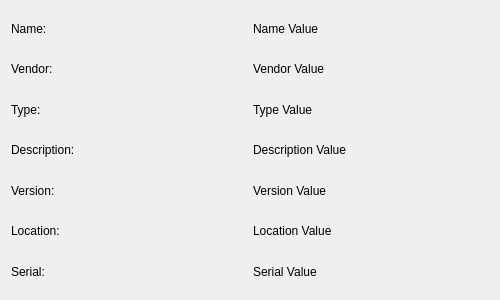
<?xml version="1.0" encoding="UTF-8"?>
<ui version="4.0">
 <class>Form</class>
 <widget class="QWidget" name="Form">
  <property name="geometry">
   <rect>
    <x>0</x>
    <y>0</y>
    <width>500</width>
    <height>300</height>
   </rect>
  </property>
  <property name="windowTitle">
   <string>Form</string>
  </property>
  <layout class="QGridLayout" name="gridLayout">
   <item row="5" column="0">
    <widget class="QLabel" name="LocationLabel">
     <property name="text">
      <string>Location:</string>
     </property>
    </widget>
   </item>
   <item row="4" column="1">
    <widget class="QLabel" name="VersionValue">
     <property name="text">
      <string>Version Value</string>
     </property>
     <property name="wordWrap">
      <bool>true</bool>
     </property>
    </widget>
   </item>
   <item row="6" column="1">
    <widget class="QLabel" name="SerialValue">
     <property name="text">
      <string>Serial Value</string>
     </property>
     <property name="wordWrap">
      <bool>true</bool>
     </property>
    </widget>
   </item>
   <item row="0" column="0">
    <widget class="QLabel" name="NameLabel">
     <property name="text">
      <string>Name:</string>
     </property>
    </widget>
   </item>
   <item row="2" column="0">
    <widget class="QLabel" name="TypeLabel">
     <property name="text">
      <string>Type:</string>
     </property>
    </widget>
   </item>
   <item row="4" column="0">
    <widget class="QLabel" name="VersionLabel">
     <property name="text">
      <string>Version:</string>
     </property>
    </widget>
   </item>
   <item row="2" column="1">
    <widget class="QLabel" name="TypeValue">
     <property name="text">
      <string>Type Value</string>
     </property>
     <property name="wordWrap">
      <bool>true</bool>
     </property>
    </widget>
   </item>
   <item row="1" column="1">
    <widget class="QLabel" name="VendorValue">
     <property name="text">
      <string>Vendor Value</string>
     </property>
     <property name="wordWrap">
      <bool>true</bool>
     </property>
    </widget>
   </item>
   <item row="1" column="0">
    <widget class="QLabel" name="VendorLabel">
     <property name="text">
      <string>Vendor:</string>
     </property>
    </widget>
   </item>
   <item row="0" column="1">
    <widget class="QLabel" name="NameValue">
     <property name="text">
      <string>Name Value</string>
     </property>
     <property name="wordWrap">
      <bool>true</bool>
     </property>
    </widget>
   </item>
   <item row="3" column="0">
    <widget class="QLabel" name="DescriptionLabel">
     <property name="text">
      <string>Description:</string>
     </property>
    </widget>
   </item>
   <item row="5" column="1">
    <widget class="QLabel" name="LocationValue">
     <property name="text">
      <string>Location Value</string>
     </property>
     <property name="wordWrap">
      <bool>true</bool>
     </property>
    </widget>
   </item>
   <item row="6" column="0">
    <widget class="QLabel" name="SerialLabel">
     <property name="text">
      <string>Serial:</string>
     </property>
    </widget>
   </item>
   <item row="3" column="1">
    <widget class="QLabel" name="DescriptionValue">
     <property name="text">
      <string>Description Value</string>
     </property>
     <property name="wordWrap">
      <bool>true</bool>
     </property>
    </widget>
   </item>
  </layout>
 </widget>
 <resources/>
 <connections/>
</ui>
